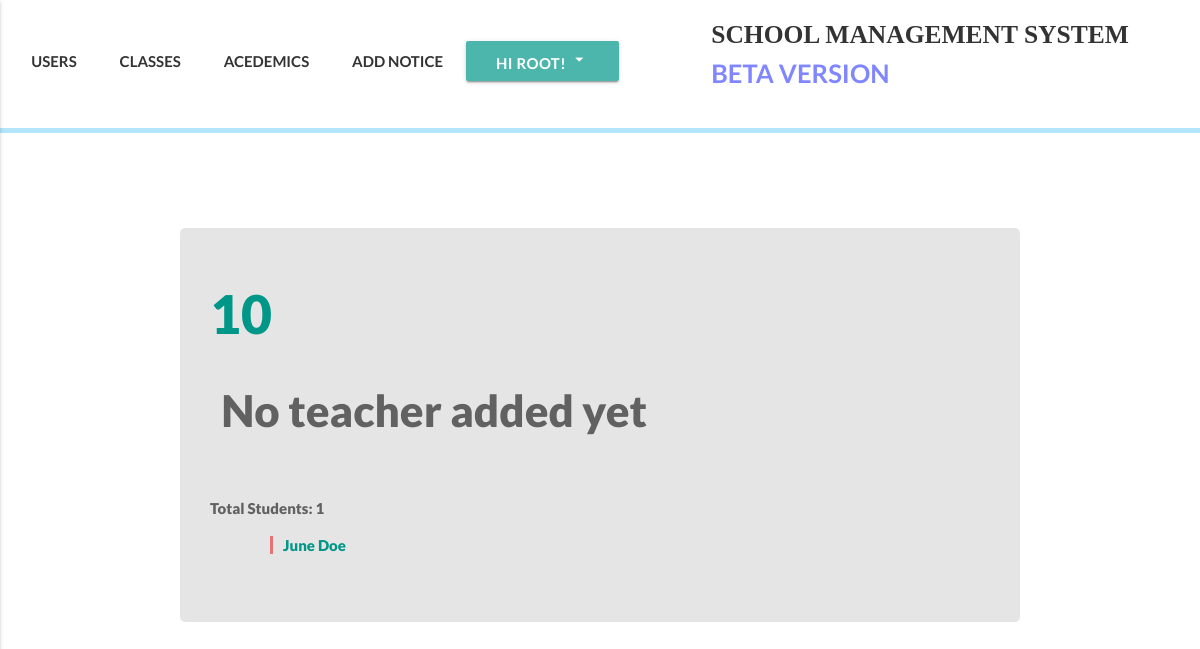
The page /classes/1/ (signed in) on the database as committed earlier.
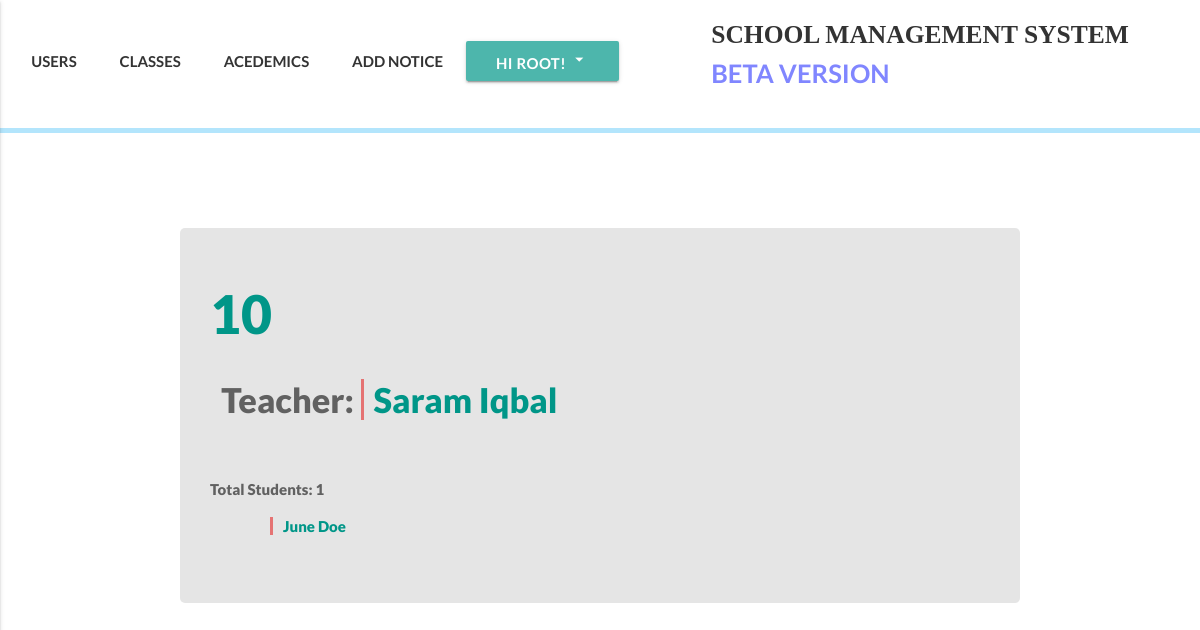
The same page on the database as committed later.
### accounts/models.py (models this page shows, shortened)
class User(AbstractBaseUser):
    email = models.EmailField(
        verbose_name='email address',
        max_length=255,
        unique=True,
    )
    date_of_birth = models.DateField(null=True)
    is_active = models.BooleanField(default=True)
    is_admin = models.BooleanField(default=False)
    is_teacher = models.BooleanField(default=False)
    is_student = models.BooleanField(default=False)
    bio = models.TextField(blank=True, help_text='write something about yourself...')
    phone_regex = RegexValidator(regex=r'^\+?1?\d{9,15}$', message="Phone number must be entered in the format: '+999999999'. Up to 15 digits allowed.")
    phone_number = models.CharField(validators=[phone_regex], max_length=17, blank=True, help_text="Phone number must be entered in the format: '+999999999'. Up to 15 digits allowed.") # validators should be a list
    first_name = models.CharField(max_length=225)
    last_name = models.CharField(max_length=225)
    address = models.CharField(max_length=225, blank=True)
    part_of = models.ForeignKey(Klasses, null=True, blank=True, related_name="partof", on_delete=models.SET_NULL)
    image = models.ImageField(upload_to="profile_pictures", blank=True)
    objects = MyUserManager()
    USERNAME_FIELD = 'email'
    REQUIRED_FIELDS = ['first_name', 'last_name', 'phone_number']
    def get_absolute_url(self):
        return reverse('user_detail', kwargs={'id':self.id})

### klass/views.py (the view)
# urls.py: url(r'^(?P<id>[\w-]+)/$', klasses_detail_view, name='klasses_detail_view'),
def klasses_detail_view(request, id):
    if request.user.is_authenticated:
        klass = get_object_or_404(Klasses, id=id)
        if request.user.is_admin or request.user in klass.partof.filter(is_teacher=True):
            total_num = klass.partof.filter(is_student=True).count()
            teacher = klass.partof.filter(is_teacher=True)
            students = klass.partof.filter(is_student=True)
            template_name = "klass/klasses_detail_view.html"
            context = {
            "klass":klass,
            "teacher":teacher,
            "students":students,
            "total_num":total_num,
            }
            return render(request, template_name, context)
        else:
            raise Http404
    else:
        raise Http404

### templates/klass/klasses_detail_view.html (shortened to what this page needs)
{% extends 'index.html' %}
{% block customcss %}
{% load static %}
<link rel="stylesheet" href="{% static 'css/userrs.css' %}">
<link rel="stylesheet" href="{% static 'css/academics/subjects/subject_list.css' %}">
{% endblock customcss %}
{% block content %}
  <div class="register-bg">
    <div class="classes-boi hoverable grey-text text-darken-2">
      <h2 class="my-heada">{{klass.name}}</h2>
      <div class="row">
        <div class="col xl16 l12 m12 s12">
          <div class="my-list-klasses">
              {% if teacher %}
              {% for teach in teacher %}
                <h4>Teacher: <a href="{{teach.get_absolute_url}}" class="my-link">{{teach.first_name}} {{teach.last_name}}</a></h4>
              {% endfor %}
              {% else %}
              <h3>No teacher added yet</h3>
              {% endif %}
              <br><br>
          </div>
        </div
      <div class="col xl16 l12 m12 s12">
        <div class="my-text"><p>Total Students: {{total_num}}</p></div>
        <div class="my-list">
          {% for student in students %}
          <p><a href="{{student.get_absolute_url}}">{{student.first_name}} {{student.last_name}}</a></p>
          {% endfor %}
        </div>
      </div>
      </div>
  </div>
{% endblock content %}

Rows that differ between the two databases and show on the page:
added User: first_name "Saram", last_name "Iqbal", shown under "10"
Other text that changed with them:
text no longer shown: "No teacher added yet"
